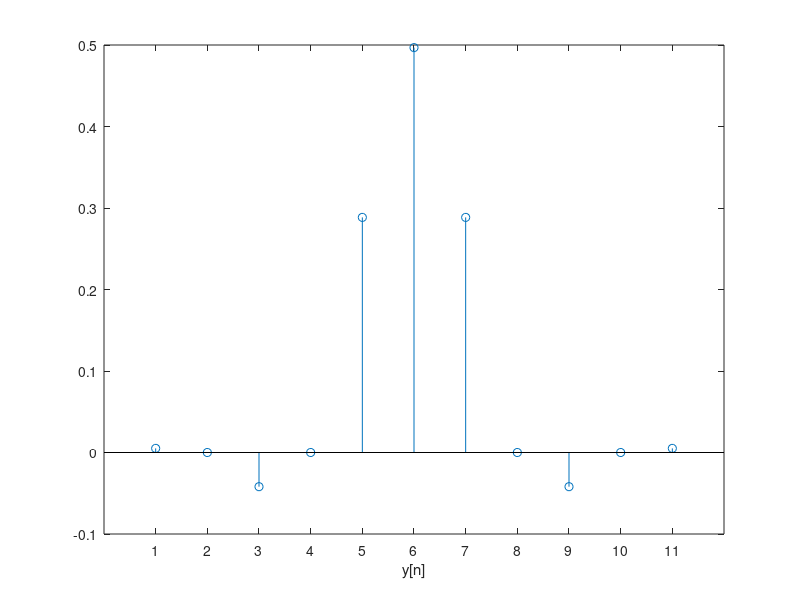

Here is the MATLAB script that generated this plot:
function exe2_1()
h = [0.00506, 0, -0.04194, 0, 0.28848, 0.49679, 0.28848, 0, -0.04194, 0, 0.00506]
x = [1, 0, 0, 0, 0, 0, 0, 0, 0, 0, 0]
for n = 1 : length(h)
    sum = 0
    y(n) = h(n)
    
end
stem(y)
set(gca,'XTick',1:1:11);
set(gca,'XTicklabel',{'1','2','3','4','5','6','7','8','9','10','11'})
xlabel('y[n]')